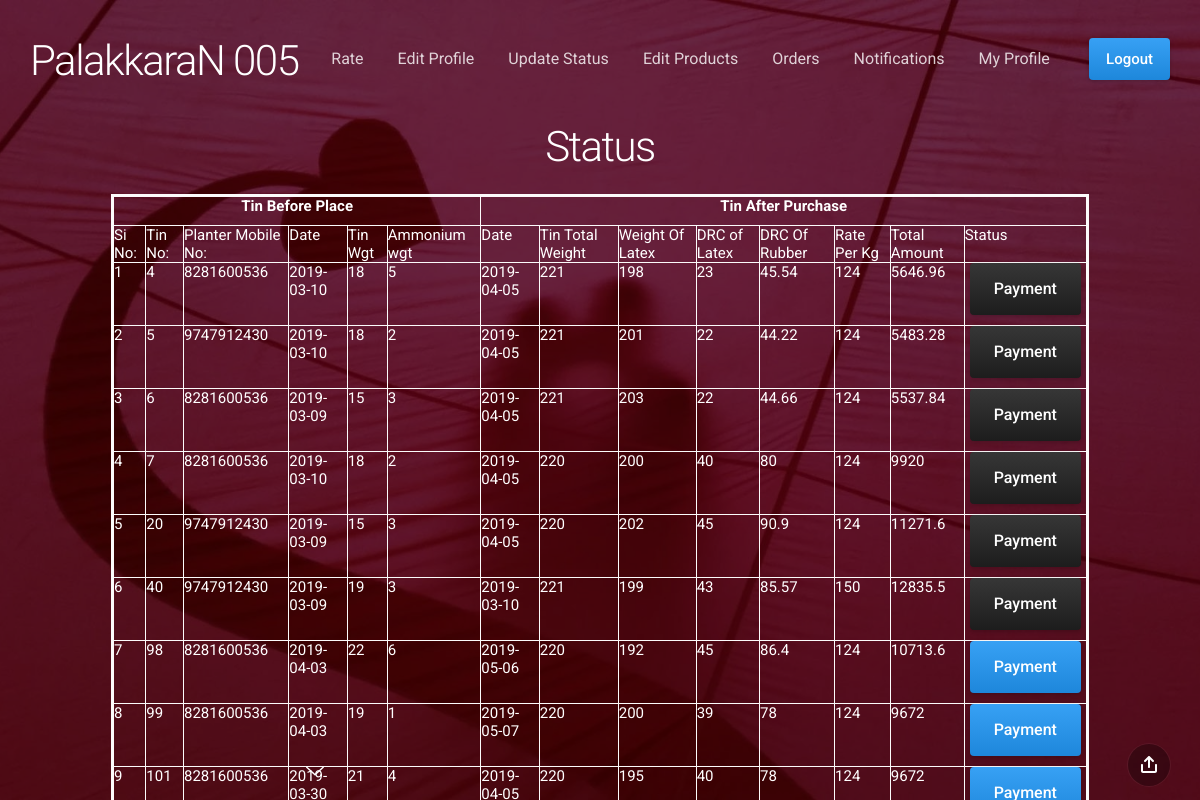
/admnstatus.php, run on the app's committed database.
### tables this page shows
CREATE TABLE IF NOT EXISTS `purchase` (
  `tinno` int(5) NOT NULL,
  `dteofprch` date NOT NULL,
  `tinttlwht` float NOT NULL,
  `whtofltx` float NOT NULL,
  `drcofltx` float NOT NULL,
  `drcofrbr` float NOT NULL,
  `rtepkg` float NOT NULL,
  `totl` float NOT NULL,
  `status` int(1) NOT NULL,
  PRIMARY KEY (`tinno`)
);

CREATE TABLE IF NOT EXISTS `latex` (
  `tinno` int(5) NOT NULL,
  `date` date NOT NULL,
  `tinwht` int(5) NOT NULL,
  `amowht` int(3) NOT NULL,
  `mob` bigint(11) NOT NULL,
  `status` int(1) NOT NULL DEFAULT '0',
  PRIMARY KEY (`tinno`)
);

### admnstatus.php (the view, shortened to what this page needs)
<!doctype html>
<html>
<head>
	<link href="css/slides.min.css" rel="stylesheet" type="text/css">
    <link href="css/mystyle.css" rel="stylesheet" type="text/css">
</head>
<?php include("admn.php");?>
<section class="slide fade-6 kenBurns" data-name="">
  <div class="content">
    <div class="container">
      <div class="wrap">
	   <center>
<h1>
Status
</h1>
 <?php
	require("db.php");
	 $sql="select * from purchase";
	 $res=mysqli_query($con,$sql) or die(mysqli_error($con));
echo"<table border='3' bordercolor='#FCFBFB'>";
echo"<tr><th height='30' colspan='6'>Tin Before Place</th><th colspan='8'>Tin After Purchase</th></tr>
<tr>
<td height='30'>Si No:</td>
<td>Tin No:</td><td>Planter Mobile No:</td><td>Date</td><td>Tin Wgt</td><td>Ammonium wgt</td><td>Date</td><td>Tin Total Weight</td><td>Weight Of Latex</td>
<td>DRC of Latex</td><td>DRC Of Rubber</td><td>Rate Per Kg</td><td>Total Amount</td><td>Status</td></tr>";
		    $i=1;
	while($r=mysqli_fetch_array($res))
	{
		 $a=$r['tinno'];
		   $sql1="select * from latex where tinno='$a'";
		    $res1=mysqli_query($con,$sql1) or die(mysqli_error($con));
	 $r1=mysqli_fetch_array($res1);
		echo"<tr><td>";
		echo $i;
		echo"</td><td>";
		echo $r['tinno'];
		echo"</td><td>";
		echo $r1['mob'];
		echo"</td><td>";
		echo $r1['date'];
		echo"</td><td>";
		echo $r1['tinwht'];
		echo"</td><td>";
		echo $r1['amowht'];
		echo"</td><td>";
		echo $r['dteofprch'];
		echo"</td><td>";
		echo $r['tinttlwht'];
		echo"</td><td>";
		echo $r['whtofltx'];
		echo"</td><td>";
		echo $r['drcofltx'];
		echo"</td><td>";
		echo $r['drcofrbr'];
		echo"</td><td>";
		echo $r['rtepkg'];
		echo"</td><td>";
		echo $r['totl'];
		echo"</td><td>";
		if( $r['status']==0)
		{
	echo" <a href='admnpurpay.php?tin=".$r['tinno']."' class='button blue gradient'>";
              echo"Payment</a>";
		echo"</td></tr>";
		}
		else
		{
		echo" <a  disabled='disabled' hidden class='button hash gradient'>";
              echo"Payment</a>";
			echo"</td></tr>";
		}
		$i=$i+1;
	}
	echo"</table>"
	   ?>
</center>
      </div>
    </div>
  </div>
  <div class="background" style="background-image:url(assets/img/background/img-27.jpg)"></div>
</section>
<nav class="panel bottom forceMobileView">
  <div class="sections desktop">
    <div class="center"><span class="nextSlide"><svg><use xmlns:xlink="http://www.w3.org/1999/xlink" xlink:href="#arrow-down"></use></svg></span></div>
    <div class="right"><span data-dropdown-id="2" class="button actionButton dropdownTrigger"><svg><use xmlns:xlink="http://www.w3.org/1999/xlink" xlink:href="#share"></use></svg></span></div>
  </div>
</nav>
	</body>
</html>

### data on the page
purchase: tinno "4", latex.mob "8281600536", latex.date "2019-03-10", latex.tinwht "18", latex.amowht "5", dteofprch "2019-04-05", tinttlwht "221", whtofltx "198", drcofltx "23", drcofrbr "45.54", rtepkg "124", totl "5646.96", status "Payment"
purchase: tinno "5", latex.mob "9747912430", latex.date "2019-03-10", latex.tinwht "18", latex.amowht "2", dteofprch "2019-04-05", tinttlwht "221", whtofltx "201", drcofltx "22", drcofrbr "44.22", rtepkg "124", totl "5483.28", status "Payment"
purchase: tinno "6", latex.mob "8281600536", latex.date "2019-03-09", latex.tinwht "15", latex.amowht "3", dteofprch "2019-04-05", tinttlwht "221", whtofltx "203", drcofltx "22", drcofrbr "44.66", rtepkg "124", totl "5537.84", status "Payment"
purchase: tinno "7", latex.mob "8281600536", latex.date "2019-03-10", latex.tinwht "18", latex.amowht "2", dteofprch "2019-04-05", tinttlwht "220", whtofltx "200", drcofltx "40", drcofrbr "80", rtepkg "124", totl "9920", status "Payment"
purchase: tinno "20", latex.mob "9747912430", latex.date "2019-03-09", latex.tinwht "15", latex.amowht "3", dteofprch "2019-04-05", tinttlwht "220", whtofltx "202", drcofltx "45", drcofrbr "90.9", rtepkg "124", totl "11271.6", status "Payment"
purchase: tinno "40", latex.mob "9747912430", latex.date "2019-03-09", latex.tinwht "19", latex.amowht "3", dteofprch "2019-03-10", tinttlwht "221", whtofltx "199", drcofltx "43", drcofrbr "85.57", rtepkg "150", totl "12835.5", status "Payment"
purchase: tinno "98", latex.mob "8281600536", latex.date "2019-04-03", latex.tinwht "22", latex.amowht "6", dteofprch "2019-05-06", tinttlwht "220", whtofltx "192", drcofltx "45", drcofrbr "86.4", rtepkg "124", totl "10713.6"
purchase: tinno "99", latex.mob "8281600536", latex.date "2019-04-03", latex.tinwht "19", latex.amowht "1", dteofprch "2019-05-07", tinttlwht "220", whtofltx "200", drcofltx "39", drcofrbr "78", rtepkg "124", totl "9672"
purchase: tinno "101", latex.mob "8281600536", latex.tinwht "21", latex.amowht "4", tinttlwht "220", whtofltx "195", drcofltx "40", drcofrbr "78", rtepkg "124", totl "9672"
